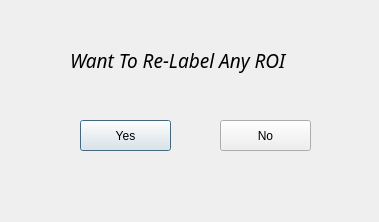
<?xml version="1.0" encoding="UTF-8"?>
<ui version="4.0">
 <class>WantToRelabelROI</class>
 <widget class="QDialog" name="WantToRelabelROI">
  <property name="geometry">
   <rect>
    <x>0</x>
    <y>0</y>
    <width>379</width>
    <height>222</height>
   </rect>
  </property>
  <property name="windowTitle">
   <string>Dialog</string>
  </property>
  <widget class="QLabel" name="label">
   <property name="geometry">
    <rect>
     <x>70</x>
     <y>40</y>
     <width>271</width>
     <height>41</height>
    </rect>
   </property>
   <property name="font">
    <font>
     <family>Sans Serif</family>
     <pointsize>14</pointsize>
     <weight>50</weight>
     <italic>true</italic>
     <bold>false</bold>
    </font>
   </property>
   <property name="text">
    <string>Want To Re-Label Any ROI</string>
   </property>
  </widget>
  <widget class="QPushButton" name="pushButton">
   <property name="geometry">
    <rect>
     <x>80</x>
     <y>120</y>
     <width>91</width>
     <height>31</height>
    </rect>
   </property>
   <property name="text">
    <string>Yes</string>
   </property>
  </widget>
  <widget class="QPushButton" name="pushButton_2">
   <property name="geometry">
    <rect>
     <x>220</x>
     <y>120</y>
     <width>91</width>
     <height>31</height>
    </rect>
   </property>
   <property name="text">
    <string>No</string>
   </property>
  </widget>
 </widget>
 <resources/>
 <connections/>
</ui>
